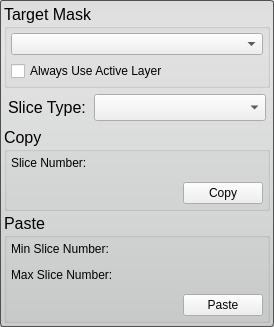
<?xml version="1.0" encoding="UTF-8"?>
<ui version="4.0">
 <class>ClipboardToolInterface</class>
 <widget class="QWidget" name="ClipboardToolInterface">
  <property name="geometry">
   <rect>
    <x>0</x>
    <y>0</y>
    <width>274</width>
    <height>327</height>
   </rect>
  </property>
  <property name="font">
   <font>
    <pointsize>12</pointsize>
   </font>
  </property>
  <property name="windowTitle">
   <string>Clipboard Tool</string>
  </property>
  <property name="styleSheet">
   <string notr="true">QWidget#ClipboardToolInterface{
  border-radius: 3px;
  border: 1px solid rgb(80, 80,80);
  background-color: qlineargradient(spread:pad, x1:0.5, y1:0, x2:0.5, y2:0.960227, stop:0 rgba(221, 221, 221, 255), stop:0.155779 rgba(228, 228, 228, 255), stop:1 rgba(202, 204, 204, 255));      
}</string>
  </property>
  <layout class="QVBoxLayout" name="verticalLayout_2">
   <property name="spacing">
    <number>2</number>
   </property>
   <property name="margin">
    <number>4</number>
   </property>
   <item>
    <widget class="QGroupBox" name="target_groupbox_">
     <property name="title">
      <string>Target Mask</string>
     </property>
     <layout class="QVBoxLayout" name="verticalLayout_4">
      <property name="margin">
       <number>4</number>
      </property>
      <item>
       <widget class="QComboBox" name="target_mask_">
        <property name="sizePolicy">
         <sizepolicy hsizetype="Ignored" vsizetype="Fixed">
          <horstretch>0</horstretch>
          <verstretch>0</verstretch>
         </sizepolicy>
        </property>
       </widget>
      </item>
      <item>
       <widget class="QWidget" name="widget" native="true">
        <layout class="QHBoxLayout" name="horizontalLayout_2">
         <property name="spacing">
          <number>0</number>
         </property>
         <property name="margin">
          <number>0</number>
         </property>
         <item>
          <widget class="QCheckBox" name="use_active_layer_">
           <property name="sizePolicy">
            <sizepolicy hsizetype="Preferred" vsizetype="Fixed">
             <horstretch>0</horstretch>
             <verstretch>0</verstretch>
            </sizepolicy>
           </property>
           <property name="text">
            <string>Always Use Active Layer</string>
           </property>
          </widget>
         </item>
        </layout>
       </widget>
      </item>
     </layout>
    </widget>
   </item>
   <item>
    <layout class="QHBoxLayout" name="horizontalLayout" stretch="1,2">
     <property name="spacing">
      <number>0</number>
     </property>
     <property name="margin">
      <number>4</number>
     </property>
     <item>
      <widget class="QLabel" name="label">
       <property name="text">
        <string>Slice Type:</string>
       </property>
      </widget>
     </item>
     <item>
      <widget class="QComboBox" name="slice_type_"/>
     </item>
    </layout>
   </item>
   <item>
    <widget class="QGroupBox" name="copy_groupbox_">
     <property name="title">
      <string>Copy</string>
     </property>
     <layout class="QVBoxLayout" name="verticalLayout_5">
      <property name="margin">
       <number>4</number>
      </property>
      <item>
       <widget class="QLabel" name="label_2">
        <property name="text">
         <string>Slice Number:</string>
        </property>
       </widget>
      </item>
      <item>
       <widget class="QtUtils::QtSliderIntCombo" name="copy_slice_number_" native="true"/>
      </item>
      <item>
       <layout class="QHBoxLayout" name="horizontalLayout_3">
        <item>
         <spacer name="horizontalSpacer">
          <property name="orientation">
           <enum>Qt::Horizontal</enum>
          </property>
          <property name="sizeHint" stdset="0">
           <size>
            <width>40</width>
            <height>20</height>
           </size>
          </property>
         </spacer>
        </item>
        <item>
         <widget class="QPushButton" name="copy_button_">
          <property name="text">
           <string>Copy</string>
          </property>
         </widget>
        </item>
       </layout>
      </item>
     </layout>
    </widget>
   </item>
   <item>
    <widget class="QGroupBox" name="paste_groupbox_">
     <property name="sizePolicy">
      <sizepolicy hsizetype="Preferred" vsizetype="Preferred">
       <horstretch>0</horstretch>
       <verstretch>0</verstretch>
      </sizepolicy>
     </property>
     <property name="maximumSize">
      <size>
       <width>16777215</width>
       <height>250</height>
      </size>
     </property>
     <property name="title">
      <string>Paste</string>
     </property>
     <property name="flat">
      <bool>false</bool>
     </property>
     <layout class="QVBoxLayout" name="verticalLayout_3">
      <property name="margin">
       <number>4</number>
      </property>
      <item>
       <widget class="QLabel" name="label_3">
        <property name="text">
         <string>Min Slice Number:</string>
        </property>
       </widget>
      </item>
      <item>
       <widget class="QtUtils::QtSliderIntCombo" name="paste_slice_number_min_" native="true"/>
      </item>
      <item>
       <widget class="QLabel" name="label_4">
        <property name="text">
         <string>Max Slice Number:</string>
        </property>
       </widget>
      </item>
      <item>
       <widget class="QtUtils::QtSliderIntCombo" name="paste_slice_number_max_" native="true"/>
      </item>
      <item>
       <layout class="QHBoxLayout" name="horizontalLayout_4">
        <item>
         <spacer name="horizontalSpacer_2">
          <property name="orientation">
           <enum>Qt::Horizontal</enum>
          </property>
          <property name="sizeHint" stdset="0">
           <size>
            <width>40</width>
            <height>20</height>
           </size>
          </property>
         </spacer>
        </item>
        <item>
         <widget class="QPushButton" name="paste_button_">
          <property name="text">
           <string>Paste</string>
          </property>
         </widget>
        </item>
       </layout>
      </item>
     </layout>
    </widget>
   </item>
  </layout>
 </widget>
 <customwidgets>
  <customwidget>
   <class>QtUtils::QtSliderIntCombo</class>
   <extends>QWidget</extends>
   <header location="global">QtUtils/Widgets/QtSliderIntCombo.h</header>
   <container>1</container>
  </customwidget>
 </customwidgets>
 <resources/>
 <connections/>
</ui>
